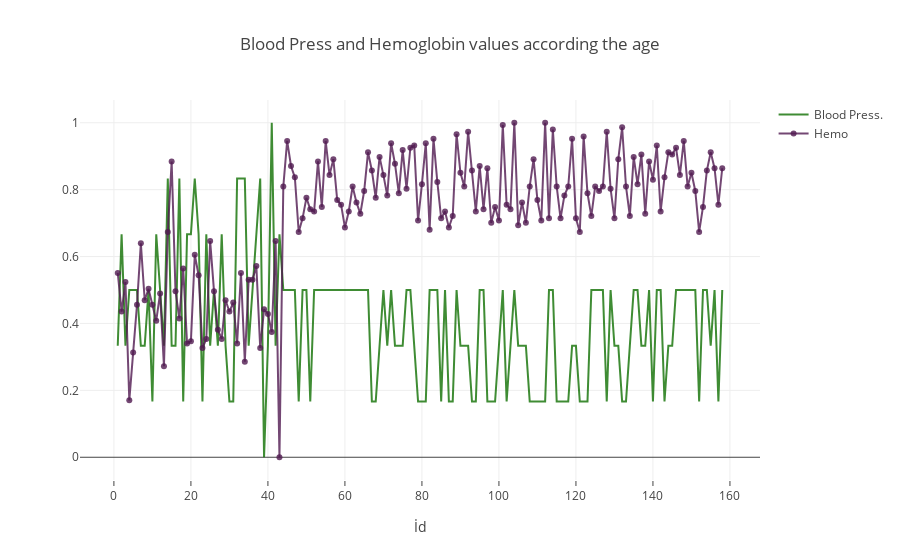

The notebook cell saved with this chart:
### Code cell
df2=report.copy()
df2["id"]=range(1,(len(report.ba)+1),1)
df2["df2_bp_norm"]=(df2.bp-np.min(df2.bp))/(np.max(df2.bp)-np.min(df2.bp))
df2["df2_hemo_norm"]=(df2.hemo-np.min(df2.hemo))/(np.max(df2.hemo)-np.min(df2.hemo))
#Line Plot
trace1 = go.Scatter(
        x = df2.id,
        y = df2.df2_bp_norm,
        mode = "lines",
        name = "Blood Press.",
        marker = dict(color = 'rgba(16, 112, 2, 0.8)'),
        text= df.age)
trace2 = go.Scatter(
        x = df2.id,
        y = df2.df2_hemo_norm,
        mode = "lines+markers",
        name = "Hemo",
        marker = dict(color = 'rgba(80, 26, 80, 0.8)'),
        text= df.age)
data=[trace1,trace2]
layout=dict(title="Blood Press and Hemoglobin values according the age",
            xaxis=dict(title="İd",ticklen=5,zeroline=False))
fig=dict(data=data,layout=layout)
iplot(fig)

### Figure 1 — Plotly figure (JSON) as saved in the notebook; plotly's stock layout.template omitted (floating-point values rounded to 4 significant figures; data arrays with more than 128 entries replaced by an {"elided": "..."} marker saying what was removed)
{"data": [{"marker": {"color": "rgba(16, 112, 2, 0.8)"}, "mode": "lines", "name": "Blood Press.", "text": {"elided": "400 int values"}, "type": "scatter", "uid": "04278915-d8da-419a-bf37-dd1ee602136e", "x": {"elided": "158 int values"}, "y": {"elided": "158 float values"}}, {"marker": {"color": "rgba(80, 26, 80, 0.8)"}, "mode": "lines+markers", "name": "Hemo", "text": {"elided": "400 int values"}, "type": "scatter", "uid": "8142f51a-9a42-459f-8663-aadc68b724e5", "x": {"elided": "158 int values"}, "y": {"elided": "158 float values"}}], "layout": {"title": {"text": "Blood Press and Hemoglobin values according the age"}, "xaxis": {"ticklen": 5, "title": {"text": "İd"}, "zeroline": false}}}
